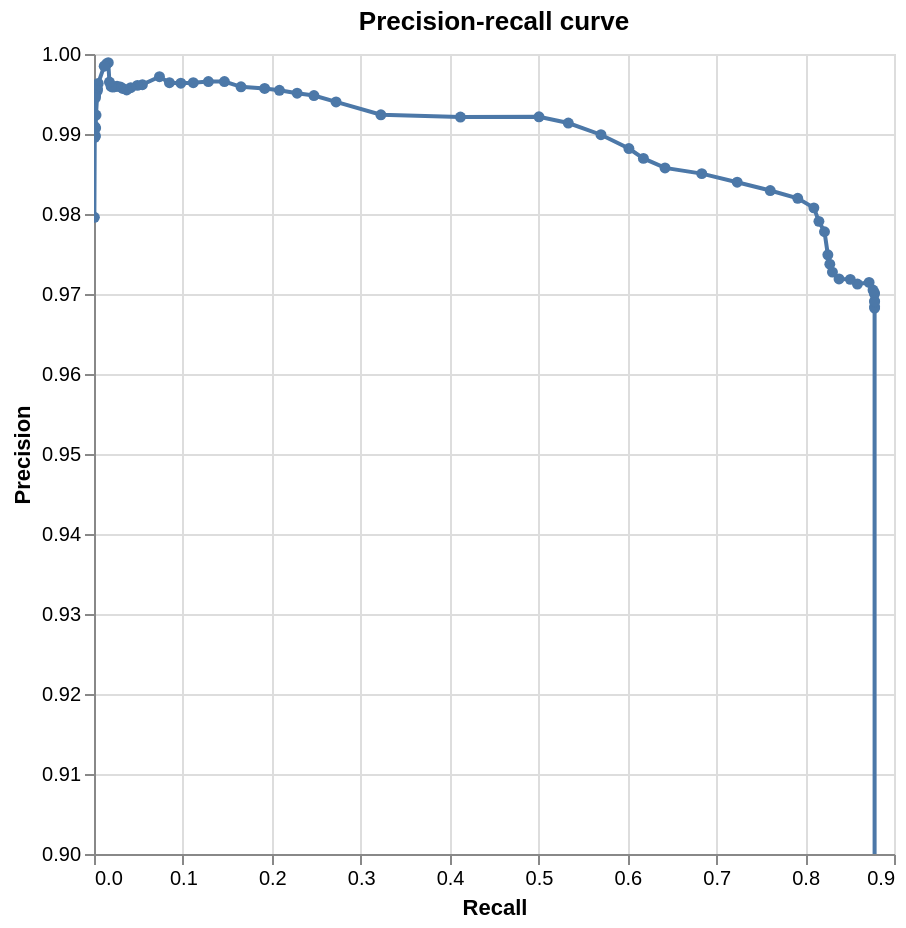

Write a Vega-Lite specification for this figure.
### Vega-Lite specification from a JSON file in a GitHub repository (floating-point values rounded to 4 significant figures)
{"config": {"view": {"continuousWidth": 300, "continuousHeight": 300}}, "data": {"name": "data-a1f14cc88eb27a1202bf327d3e793194"}, "mark": {"type": "line", "clip": true, "point": true}, "datasets": {"data-a1f14cc88eb27a1202bf327d3e793194": [{"truth_threshold": -999.0, "match_probability": 0.0, "tp": 100600.0, "tn": 0.0, "fp": 13950.0, "fp_neg": 0.0, "fn": 13950.0, "tp_rate": 0.8782, "tn_rate": null, "fp_rate": null, "fn_rate": 0.1218, "precision": 0.8782, "recall": 0.8782, "f1": 0.8782}, {"truth_threshold": -20.0, "match_probability": 9.537e-07, "tp": 100600.0, "tn": 0.0, "fp": 3300.0, "fp_neg": 0.0, "fn": 13950.0, "tp_rate": 0.8782, "tn_rate": null, "fp_rate": null, "fn_rate": 0.1218, "precision": 0.9682, "recall": 0.8782, "f1": 0.921}, {"truth_threshold": -19.0, "match_probability": 1.907e-06, "tp": 100600.0, "tn": 0.0, "fp": 3282.0, "fp_neg": 0.0, "fn": 13950.0, "tp_rate": 0.8782, "tn_rate": null, "fp_rate": null, "fn_rate": 0.1218, "precision": 0.9684, "recall": 0.8782, "f1": 0.9211}, {"truth_threshold": -18.0, "match_probability": 3.815e-06, "tp": 100600.0, "tn": 0.0, "fp": 3216.0, "fp_neg": 0.0, "fn": 13950.0, "tp_rate": 0.8782, "tn_rate": null, "fp_rate": null, "fn_rate": 0.1218, "precision": 0.969, "recall": 0.8782, "f1": 0.9214}, {"truth_threshold": -17.0, "match_probability": 7.629e-06, "tp": 100600.0, "tn": 0.0, "fp": 3205.0, "fp_neg": 0.0, "fn": 13960.0, "tp_rate": 0.8782, "tn_rate": null, "fp_rate": null, "fn_rate": 0.1218, "precision": 0.9691, "recall": 0.8782, "f1": 0.9214}, {"truth_threshold": -16.0, "match_probability": 1.526e-05, "tp": 100600.0, "tn": 0.0, "fp": 3109.0, "fp_neg": 0.0, "fn": 13960.0, "tp_rate": 0.8781, "tn_rate": null, "fp_rate": null, "fn_rate": 0.1219, "precision": 0.97, "recall": 0.8781, "f1": 0.9218}, {"truth_threshold": -15.0, "match_probability": 3.052e-05, "tp": 100500.0, "tn": 0.0, "fp": 3090.0, "fp_neg": 0.0, "fn": 14000.0, "tp_rate": 0.8778, "tn_rate": null, "fp_rate": null, "fn_rate": 0.1222, "precision": 0.9702, "recall": 0.8778, "f1": 0.9217}, {"truth_threshold": -14.0, "match_probability": 6.103e-05, "tp": 100400.0, "tn": 0.0, "fp": 3052.0, "fp_neg": 0.0, "fn": 14160.0, "tp_rate": 0.8764, "tn_rate": null, "fp_rate": null, "fn_rate": 0.1236, "precision": 0.9705, "recall": 0.8764, "f1": 0.921}, {"truth_threshold": -13.0, "match_probability": 0.0001221, "tp": 99880.0, "tn": 0.0, "fp": 2936.0, "fp_neg": 0.0, "fn": 14660.0, "tp_rate": 0.872, "tn_rate": null, "fp_rate": null, "fn_rate": 0.128, "precision": 0.9714, "recall": 0.872, "f1": 0.919}, {"truth_threshold": -12.0, "match_probability": 0.0002441, "tp": 98370.0, "tn": 0.0, "fp": 2912.0, "fp_neg": 0.0, "fn": 16170.0, "tp_rate": 0.8588, "tn_rate": null, "fp_rate": null, "fn_rate": 0.1412, "precision": 0.9712, "recall": 0.8588, "f1": 0.9116}, {"truth_threshold": -11.0, "match_probability": 0.000488, "tp": 97460.0, "tn": 0.0, "fp": 2825.0, "fp_neg": 0.0, "fn": 17090.0, "tp_rate": 0.8508, "tn_rate": null, "fp_rate": null, "fn_rate": 0.1492, "precision": 0.9718, "recall": 0.8508, "f1": 0.9073}, {"truth_threshold": -10.0, "match_probability": 0.0009756, "tp": 96010.0, "tn": 0.0, "fp": 2778.0, "fp_neg": 0.0, "fn": 18540.0, "tp_rate": 0.8382, "tn_rate": null, "fp_rate": null, "fn_rate": 0.1618, "precision": 0.9719, "recall": 0.8382, "f1": 0.9001}, {"truth_threshold": -9.0, "match_probability": 0.001949, "tp": 95160.0, "tn": 0.0, "fp": 2667.0, "fp_neg": 0.0, "fn": 19390.0, "tp_rate": 0.8307, "tn_rate": null, "fp_rate": null, "fn_rate": 0.1693, "precision": 0.9727, "recall": 0.8307, "f1": 0.8962}, {"truth_threshold": -8.0, "match_probability": 0.003891, "tp": 94820.0, "tn": 0.0, "fp": 2559.0, "fp_neg": 0.0, "fn": 19730.0, "tp_rate": 0.8278, "tn_rate": null, "fp_rate": null, "fn_rate": 0.1722, "precision": 0.9737, "recall": 0.8278, "f1": 0.8948}, {"truth_threshold": -7.0, "match_probability": 0.007752, "tp": 94570.0, "tn": 0.0, "fp": 2435.0, "fp_neg": 0.0, "fn": 19980.0, "tp_rate": 0.8256, "tn_rate": null, "fp_rate": null, "fn_rate": 0.1744, "precision": 0.9749, "recall": 0.8256, "f1": 0.8941}, {"truth_threshold": -6.0, "match_probability": 0.01538, "tp": 94130.0, "tn": 0.0, "fp": 2139.0, "fp_neg": 0.0, "fn": 20410.0, "tp_rate": 0.8218, "tn_rate": null, "fp_rate": null, "fn_rate": 0.1782, "precision": 0.9778, "recall": 0.8218, "f1": 0.893}, {"truth_threshold": -5.0, "match_probability": 0.0303, "tp": 93420.0, "tn": 0.0, "fp": 1996.0, "fp_neg": 0.0, "fn": 21130.0, "tp_rate": 0.8155, "tn_rate": null, "fp_rate": null, "fn_rate": 0.1845, "precision": 0.9791, "recall": 0.8155, "f1": 0.8899}, {"truth_threshold": -4.0, "match_probability": 0.05882, "tp": 92760.0, "tn": 0.0, "fp": 1819.0, "fp_neg": 0.0, "fn": 21780.0, "tp_rate": 0.8098, "tn_rate": null, "fp_rate": null, "fn_rate": 0.1902, "precision": 0.9808, "recall": 0.8098, "f1": 0.8871}, {"truth_threshold": -3.0, "match_probability": 0.1111, "tp": 90680.0, "tn": 0.0, "fp": 1666.0, "fp_neg": 0.0, "fn": 23860.0, "tp_rate": 0.7917, "tn_rate": null, "fp_rate": null, "fn_rate": 0.2083, "precision": 0.982, "recall": 0.7917, "f1": 0.8766}, {"truth_threshold": -2.0, "match_probability": 0.2, "tp": 87140.0, "tn": 0.0, "fp": 1513.0, "fp_neg": 0.0, "fn": 27400.0, "tp_rate": 0.7608, "tn_rate": null, "fp_rate": null, "fn_rate": 0.2392, "precision": 0.9829, "recall": 0.7608, "f1": 0.8577}, {"truth_threshold": -1.0, "match_probability": 0.3333, "tp": 82880.0, "tn": 0.0, "fp": 1350.0, "fp_neg": 0.0, "fn": 31660.0, "tp_rate": 0.7236, "tn_rate": null, "fp_rate": null, "fn_rate": 0.2764, "precision": 0.984, "recall": 0.7236, "f1": 0.8339}, {"truth_threshold": 0.0, "match_probability": 0.5, "tp": 78320.0, "tn": 0.0, "fp": 1189.0, "fp_neg": 0.0, "fn": 36220.0, "tp_rate": 0.6837, "tn_rate": null, "fp_rate": null, "fn_rate": 0.3163, "precision": 0.985, "recall": 0.6837, "f1": 0.8072}, {"truth_threshold": 1.0, "match_probability": 0.6667, "tp": 73580.0, "tn": 0.0, "fp": 1063.0, "fp_neg": 0.0, "fn": 40960.0, "tp_rate": 0.6424, "tn_rate": null, "fp_rate": null, "fn_rate": 0.3576, "precision": 0.9858, "recall": 0.6424, "f1": 0.7779}, {"truth_threshold": 2.0, "match_probability": 0.8, "tp": 70800.0, "tn": 0.0, "fp": 936.0, "fp_neg": 0.0, "fn": 43750.0, "tp_rate": 0.6181, "tn_rate": null, "fp_rate": null, "fn_rate": 0.3819, "precision": 0.987, "recall": 0.6181, "f1": 0.7601}, {"truth_threshold": 3.0, "match_probability": 0.8889, "tp": 68930.0, "tn": 0.0, "fp": 824.0, "fp_neg": 0.0, "fn": 45610.0, "tp_rate": 0.6018, "tn_rate": null, "fp_rate": null, "fn_rate": 0.3982, "precision": 0.9882, "recall": 0.6018, "f1": 0.748}, {"truth_threshold": 4.0, "match_probability": 0.9412, "tp": 65330.0, "tn": 0.0, "fp": 666.0, "fp_neg": 0.0, "fn": 49220.0, "tp_rate": 0.5703, "tn_rate": null, "fp_rate": null, "fn_rate": 0.4297, "precision": 0.9899, "recall": 0.5703, "f1": 0.7237}, {"truth_threshold": 5.0, "match_probability": 0.9697, "tp": 61120.0, "tn": 0.0, "fp": 532.0, "fp_neg": 0.0, "fn": 53420.0, "tp_rate": 0.5336, "tn_rate": null, "fp_rate": null, "fn_rate": 0.4664, "precision": 0.9914, "recall": 0.5336, "f1": 0.6938}, {"truth_threshold": 6.0, "match_probability": 0.9846, "tp": 57340.0, "tn": 0.0, "fp": 454.0, "fp_neg": 0.0, "fn": 57200.0, "tp_rate": 0.5006, "tn_rate": null, "fp_rate": null, "fn_rate": 0.4994, "precision": 0.9921, "recall": 0.5006, "f1": 0.6655}, {"truth_threshold": 7.0, "match_probability": 0.9922, "tp": 47220.0, "tn": 0.0, "fp": 375.0, "fp_neg": 0.0, "fn": 67320.0, "tp_rate": 0.4122, "tn_rate": null, "fp_rate": null, "fn_rate": 0.5878, "precision": 0.9921, "recall": 0.4122, "f1": 0.5825}, {"truth_threshold": 8.0, "match_probability": 0.9961, "tp": 36970.0, "tn": 0.0, "fp": 283.0, "fp_neg": 0.0, "fn": 77570.0, "tp_rate": 0.3228, "tn_rate": null, "fp_rate": null, "fn_rate": 0.6772, "precision": 0.9924, "recall": 0.3228, "f1": 0.4871}, {"truth_threshold": 9.0, "match_probability": 0.9981, "tp": 31190.0, "tn": 0.0, "fp": 188.0, "fp_neg": 0.0, "fn": 83350.0, "tp_rate": 0.2723, "tn_rate": null, "fp_rate": null, "fn_rate": 0.7277, "precision": 0.994, "recall": 0.2723, "f1": 0.4275}, {"truth_threshold": 10.0, "match_probability": 0.999, "tp": 28340.0, "tn": 0.0, "fp": 148.0, "fp_neg": 0.0, "fn": 86200.0, "tp_rate": 0.2475, "tn_rate": null, "fp_rate": null, "fn_rate": 0.7525, "precision": 0.9948, "recall": 0.2475, "f1": 0.3963}, {"truth_threshold": 11.0, "match_probability": 0.9995, "tp": 26170.0, "tn": 0.0, "fp": 129.0, "fp_neg": 0.0, "fn": 88370.0, "tp_rate": 0.2285, "tn_rate": null, "fp_rate": null, "fn_rate": 0.7715, "precision": 0.9951, "recall": 0.2285, "f1": 0.3717}, {"truth_threshold": 12.0, "match_probability": 0.9998, "tp": 23890.0, "tn": 0.0, "fp": 109.0, "fp_neg": 0.0, "fn": 90650.0, "tp_rate": 0.2086, "tn_rate": null, "fp_rate": null, "fn_rate": 0.7914, "precision": 0.9955, "recall": 0.2086, "f1": 0.3449}, {"truth_threshold": 13.0, "match_probability": 0.9999, "tp": 21990.0, "tn": 0.0, "fp": 95.0, "fp_neg": 0.0, "fn": 92550.0, "tp_rate": 0.192, "tn_rate": null, "fp_rate": null, "fn_rate": 0.808, "precision": 0.9957, "recall": 0.192, "f1": 0.3219}, {"truth_threshold": 14.0, "match_probability": 0.9999, "tp": 18940.0, "tn": 0.0, "fp": 78.0, "fp_neg": 0.0, "fn": 95600.0, "tp_rate": 0.1654, "tn_rate": null, "fp_rate": null, "fn_rate": 0.8346, "precision": 0.9959, "recall": 0.1654, "f1": 0.2837}, {"truth_threshold": 15.0, "match_probability": 1.0, "tp": 16810.0, "tn": 0.0, "fp": 58.0, "fp_neg": 0.0, "fn": 97740.0, "tp_rate": 0.1467, "tn_rate": null, "fp_rate": null, "fn_rate": 0.8533, "precision": 0.9966, "recall": 0.1467, "f1": 0.2558}, {"truth_threshold": 16.0, "match_probability": 1.0, "tp": 14740.0, "tn": 0.0, "fp": 51.0, "fp_neg": 0.0, "fn": 99810.0, "tp_rate": 0.1287, "tn_rate": null, "fp_rate": null, "fn_rate": 0.8713, "precision": 0.9966, "recall": 0.1287, "f1": 0.2279}, {"truth_threshold": 17.0, "match_probability": 1.0, "tp": 12790.0, "tn": 0.0, "fp": 46.0, "fp_neg": 0.0, "fn": 101800.0, "tp_rate": 0.1117, "tn_rate": null, "fp_rate": null, "fn_rate": 0.8883, "precision": 0.9964, "recall": 0.1117, "f1": 0.2008}, {"truth_threshold": 18.0, "match_probability": 1.0, "tp": 11190.0, "tn": 0.0, "fp": 41.0, "fp_neg": 0.0, "fn": 103400.0, "tp_rate": 0.09771, "tn_rate": null, "fp_rate": null, "fn_rate": 0.9023, "precision": 0.9964, "recall": 0.09771, "f1": 0.178}, {"truth_threshold": 19.0, "match_probability": 1.0, "tp": 9718.0, "tn": 0.0, "fp": 35.0, "fp_neg": 0.0, "fn": 104800.0, "tp_rate": 0.08484, "tn_rate": null, "fp_rate": null, "fn_rate": 0.9152, "precision": 0.9964, "recall": 0.08484, "f1": 0.1564}, {"truth_threshold": 20.0, "match_probability": 1.0, "tp": 8437.0, "tn": 0.0, "fp": 24.0, "fp_neg": 0.0, "fn": 106100.0, "tp_rate": 0.07366, "tn_rate": null, "fp_rate": null, "fn_rate": 0.9263, "precision": 0.9972, "recall": 0.07366, "f1": 0.1372}, {"truth_threshold": 21.0, "match_probability": 1.0, "tp": 6239.0, "tn": 0.0, "fp": 24.0, "fp_neg": 0.0, "fn": 108300.0, "tp_rate": 0.05447, "tn_rate": null, "fp_rate": null, "fn_rate": 0.9455, "precision": 0.9962, "recall": 0.05447, "f1": 0.1033}, {"truth_threshold": 22.0, "match_probability": 1.0, "tp": 5590.0, "tn": 0.0, "fp": 22.0, "fp_neg": 0.0, "fn": 109000.0, "tp_rate": 0.0488, "tn_rate": null, "fp_rate": null, "fn_rate": 0.9512, "precision": 0.9961, "recall": 0.0488, "f1": 0.09305}, {"truth_threshold": 23.0, "match_probability": 1.0, "tp": 4732.0, "tn": 0.0, "fp": 20.0, "fp_neg": 0.0, "fn": 109800.0, "tp_rate": 0.04131, "tn_rate": null, "fp_rate": null, "fn_rate": 0.9587, "precision": 0.9958, "recall": 0.04131, "f1": 0.07933}, {"truth_threshold": 24.0, "match_probability": 1.0, "tp": 4211.0, "tn": 0.0, "fp": 19.0, "fp_neg": 0.0, "fn": 110300.0, "tp_rate": 0.03676, "tn_rate": null, "fp_rate": null, "fn_rate": 0.9632, "precision": 0.9955, "recall": 0.03676, "f1": 0.07091}, {"truth_threshold": 25.0, "match_probability": 1.0, "tp": 3699.0, "tn": 0.0, "fp": 16.0, "fp_neg": 0.0, "fn": 110800.0, "tp_rate": 0.03229, "tn_rate": null, "fp_rate": null, "fn_rate": 0.9677, "precision": 0.9957, "recall": 0.03229, "f1": 0.06256}, {"truth_threshold": 26.0, "match_probability": 1.0, "tp": 3391.0, "tn": 0.0, "fp": 14.0, "fp_neg": 0.0, "fn": 111200.0, "tp_rate": 0.0296, "tn_rate": null, "fp_rate": null, "fn_rate": 0.9704, "precision": 0.9959, "recall": 0.0296, "f1": 0.0575}, {"truth_threshold": 27.0, "match_probability": 1.0, "tp": 2967.0, "tn": 0.0, "fp": 12.0, "fp_neg": 0.0, "fn": 111600.0, "tp_rate": 0.0259, "tn_rate": null, "fp_rate": null, "fn_rate": 0.9741, "precision": 0.996, "recall": 0.0259, "f1": 0.05049}, {"truth_threshold": 28.0, "match_probability": 1.0, "tp": 2684.0, "tn": 0.0, "fp": 11.0, "fp_neg": 0.0, "fn": 111900.0, "tp_rate": 0.02343, "tn_rate": null, "fp_rate": null, "fn_rate": 0.9766, "precision": 0.9959, "recall": 0.02343, "f1": 0.04579}, {"truth_threshold": 29.0, "match_probability": 1.0, "tp": 2412.0, "tn": 0.0, "fp": 10.0, "fp_neg": 0.0, "fn": 112100.0, "tp_rate": 0.02106, "tn_rate": null, "fp_rate": null, "fn_rate": 0.9789, "precision": 0.9959, "recall": 0.02106, "f1": 0.04124}, {"truth_threshold": 30.0, "match_probability": 1.0, "tp": 2211.0, "tn": 0.0, "fp": 9.0, "fp_neg": 0.0, "fn": 112300.0, "tp_rate": 0.0193, "tn_rate": null, "fp_rate": null, "fn_rate": 0.9807, "precision": 0.9959, "recall": 0.0193, "f1": 0.03787}, {"truth_threshold": 31.0, "match_probability": 1.0, "tp": 1989.0, "tn": 0.0, "fp": 7.0, "fp_neg": 0.0, "fn": 112600.0, "tp_rate": 0.01736, "tn_rate": null, "fp_rate": null, "fn_rate": 0.9826, "precision": 0.9965, "recall": 0.01736, "f1": 0.03413}, {"truth_threshold": 32.0, "match_probability": 1.0, "tp": 1839.0, "tn": 0.0, "fp": 2.0, "fp_neg": 0.0, "fn": 112700.0, "tp_rate": 0.01605, "tn_rate": null, "fp_rate": null, "fn_rate": 0.9839, "precision": 0.9989, "recall": 0.01605, "f1": 0.0316}, {"truth_threshold": 33.0, "match_probability": 1.0, "tp": 1643.0, "tn": 0.0, "fp": 2.0, "fp_neg": 0.0, "fn": 112900.0, "tp_rate": 0.01434, "tn_rate": null, "fp_rate": null, "fn_rate": 0.9857, "precision": 0.9988, "recall": 0.01434, "f1": 0.02828}, {"truth_threshold": 34.0, "match_probability": 1.0, "tp": 1313.0, "tn": 0.0, "fp": 2.0, "fp_neg": 0.0, "fn": 113200.0, "tp_rate": 0.01146, "tn_rate": null, "fp_rate": null, "fn_rate": 0.9885, "precision": 0.9985, "recall": 0.01146, "f1": 0.02267}, {"truth_threshold": 35.0, "match_probability": 1.0, "tp": 541.0, "tn": 0.0, "fp": 2.0, "fp_neg": 0.0, "fn": 114000.0, "tp_rate": 0.004723, "tn_rate": null, "fp_rate": null, "fn_rate": 0.9953, "precision": 0.9963, "recall": 0.004723, "f1": 0.009402}, {"truth_threshold": 36.0, "match_probability": 1.0, "tp": 454.0, "tn": 0.0, "fp": 2.0, "fp_neg": 0.0, "fn": 114100.0, "tp_rate": 0.003964, "tn_rate": null, "fp_rate": null, "fn_rate": 0.996, "precision": 0.9956, "recall": 0.003964, "f1": 0.007896}, {"truth_threshold": 37.0, "match_probability": 1.0, "tp": 432.0, "tn": 0.0, "fp": 2.0, "fp_neg": 0.0, "fn": 114100.0, "tp_rate": 0.003771, "tn_rate": null, "fp_rate": null, "fn_rate": 0.9962, "precision": 0.9954, "recall": 0.003771, "f1": 0.007514}, {"truth_threshold": 38.0, "match_probability": 1.0, "tp": 260.0, "tn": 0.0, "fp": 2.0, "fp_neg": 0.0, "fn": 114300.0, "tp_rate": 0.00227, "tn_rate": null, "fp_rate": null, "fn_rate": 0.9977, "precision": 0.9924, "recall": 0.00227, "f1": 0.004529}, {"truth_threshold": 39.0, "match_probability": 1.0, "tp": 214.0, "tn": 0.0, "fp": 2.0, "fp_neg": 0.0, "fn": 114300.0, "tp_rate": 0.001868, "tn_rate": null, "fp_rate": null, "fn_rate": 0.9981, "precision": 0.9907, "recall": 0.001868, "f1": 0.00373}, {"truth_threshold": 40.0, "match_probability": 1.0, "tp": 193.0, "tn": 0.0, "fp": 2.0, "fp_neg": 0.0, "fn": 114400.0, "tp_rate": 0.001685, "tn_rate": null, "fp_rate": null, "fn_rate": 0.9983, "precision": 0.9897, "recall": 0.001685, "f1": 0.003364}, {"truth_threshold": 41.0, "match_probability": 1.0, "tp": 193.0, "tn": 0.0, "fp": 1.0, "fp_neg": 0.0, "fn": 114400.0, "tp_rate": 0.001685, "tn_rate": null, "fp_rate": null, "fn_rate": 0.9983, "precision": 0.9948, "recall": 0.001685, "f1": 0.003364}, {"truth_threshold": 42.0, "match_probability": 1.0, "tp": 190.0, "tn": 0.0, "fp": 1.0, "fp_neg": 0.0, "fn": 114400.0, "tp_rate": 0.001659, "tn_rate": null, "fp_rate": null, "fn_rate": 0.9983, "precision": 0.9948, "recall": 0.001659, "f1": 0.003312}, {"truth_threshold": 43.0, "match_probability": 1.0, "tp": 181.0, "tn": 0.0, "fp": 1.0, "fp_neg": 0.0, "fn": 114400.0, "tp_rate": 0.00158, "tn_rate": null, "fp_rate": null, "fn_rate": 0.9984, "precision": 0.9945, "recall": 0.00158, "f1": 0.003155}, {"truth_threshold": 44.0, "match_probability": 1.0, "tp": 109.0, "tn": 0.0, "fp": 1.0, "fp_neg": 0.0, "fn": 114400.0, "tp_rate": 0.0009516, "tn_rate": null, "fp_rate": null, "fn_rate": 0.999, "precision": 0.9909, "recall": 0.0009516, "f1": 0.001901}, {"truth_threshold": 45.0, "match_probability": 1.0, "tp": 95.0, "tn": 0.0, "fp": 1.0, "fp_neg": 0.0, "fn": 114400.0, "tp_rate": 0.0008294, "tn_rate": null, "fp_rate": null, "fn_rate": 0.9992, "precision": 0.9896, "recall": 0.0008294, "f1": 0.001657}, {"truth_threshold": 46.0, "match_probability": 1.0, "tp": 48.0, "tn": 0.0, "fp": 1.0, "fp_neg": 0.0, "fn": 114500.0, "tp_rate": 0.0004191, "tn_rate": null, "fp_rate": null, "fn_rate": 0.9996, "precision": 0.9796, "recall": 0.0004191, "f1": 0.0008377}]}, "encoding": {"tooltip": [{"field": "truth_threshold", "format": ".4f", "type": "quantitative"}, {"field": "match_probability", "format": ".4%", "type": "quantitative"}, {"field": "fp_rate", "format": ".4f", "title": "FP_rate", "type": "quantitative"}, {"field": "tp_rate", "format": ".4f", "title": "TP_rate", "type": "quantitative"}, {"field": "tp", "format": ",.0f", "title": "TP", "type": "quantitative"}, {"field": "tn", "format": ",.0f", "title": "TN", "type": "quantitative"}, {"field": "fp", "format": ",.0f", "title": "FP", "type": "quantitative"}, {"field": "fn", "format": ",.0f", "title": "FN", "type": "quantitative"}, {"field": "precision", "format": ".4f", "type": "quantitative"}, {"field": "recall", "format": ".4f", "type": "quantitative"}, {"field": "f1", "format": ".4f", "title": "F1", "type": "quantitative"}], "x": {"field": "recall", "sort": ["-recall"], "title": "Recall", "type": "quantitative"}, "y": {"field": "precision", "scale": {"domain": [0.9, 1.0]}, "sort": ["-precision"], "title": "Precision", "type": "quantitative"}}, "height": 400, "params": [{"name": "mouse_zoom", "select": {"type": "interval", "encodings": ["y"]}, "bind": "scales"}], "title": "Precision-recall curve", "width": 400, "$schema": "https://vega.github.io/schema/vega-lite/v5.9.3.json"}
